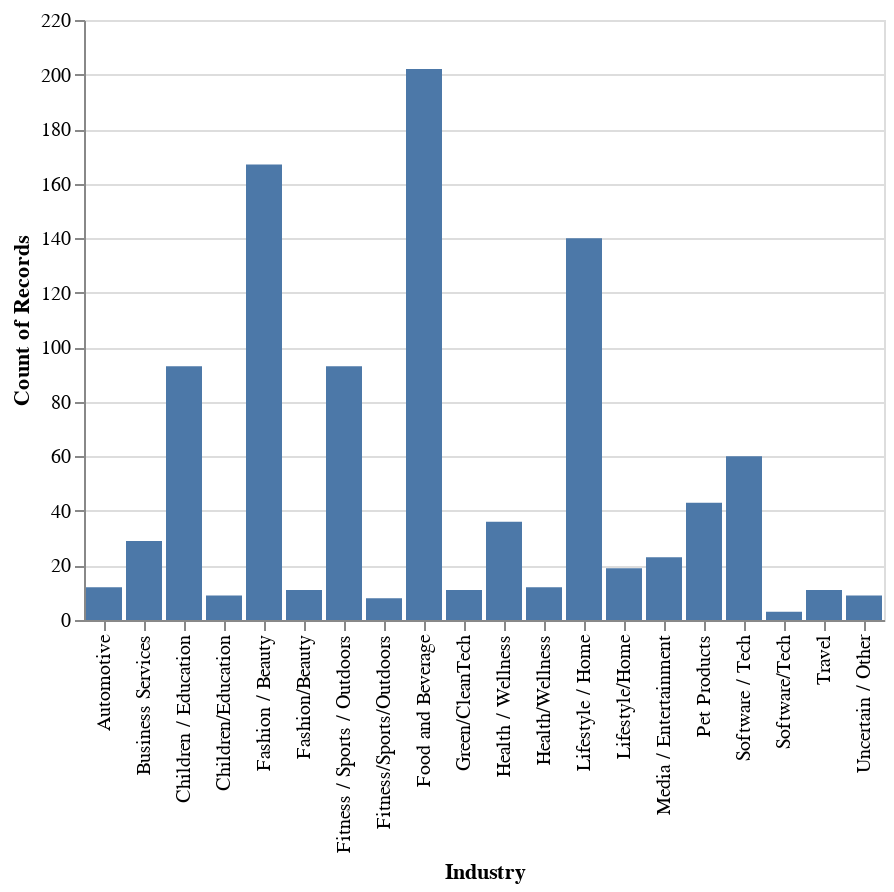

Source (notebook cell):
### Code cell
alt.renderers.enable('default')
chart = alt.Chart(sharktank).mark_bar().encode(
    x = 'Industry:O',
    y = 'count(Industry):Q'
)

chart

### Figure 1 — Vega-Lite specification as saved in the notebook (floating-point values rounded to 4 significant figures; data arrays with more than 128 entries replaced by an {"elided": "..."} marker saying what was removed)
{"config": {"view": {"continuousWidth": 400, "continuousHeight": 300}}, "data": {"name": "data-3baed8733cb44ad1ce6bc91e814c8ec3"}, "mark": "bar", "encoding": {"x": {"field": "Industry", "type": "ordinal"}, "y": {"aggregate": "count", "field": "Industry", "type": "quantitative"}}, "$schema": "https://vega.github.io/schema/vega-lite/v4.17.0.json", "datasets": {"data-3baed8733cb44ad1ce6bc91e814c8ec3": {"elided": "991 records"}}}
